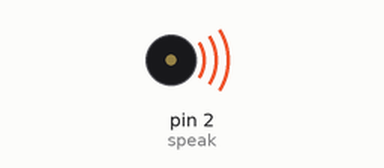
This sketch was run on a simulated Arduino Uno, built with avr-gcc and run on an emulated ATmega328P. Parts: buzzer (waves = sounding).

Above: at 0.1 s.
At 1.1 s:
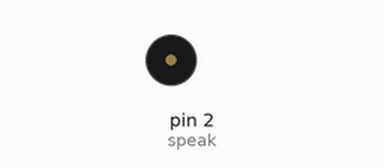
Timing chart, 0 to 2.6 s (numbered marks = the images above):
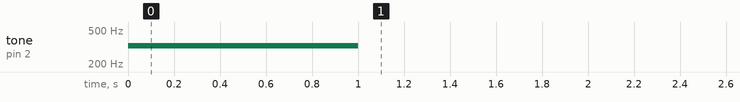

The sketch:

Speaker_Tone_Code.ino
```cpp
int speak = 2;
// the setup function runs once when you press reset or power the board
void setup() {
  messageplay ();
}

// the loop function runs over and over again forever
void loop() {

}

void messageplay () {
  pinMode(speak, OUTPUT);
  tone(speak, 327, 1000);
  delay(1000);
}
```
